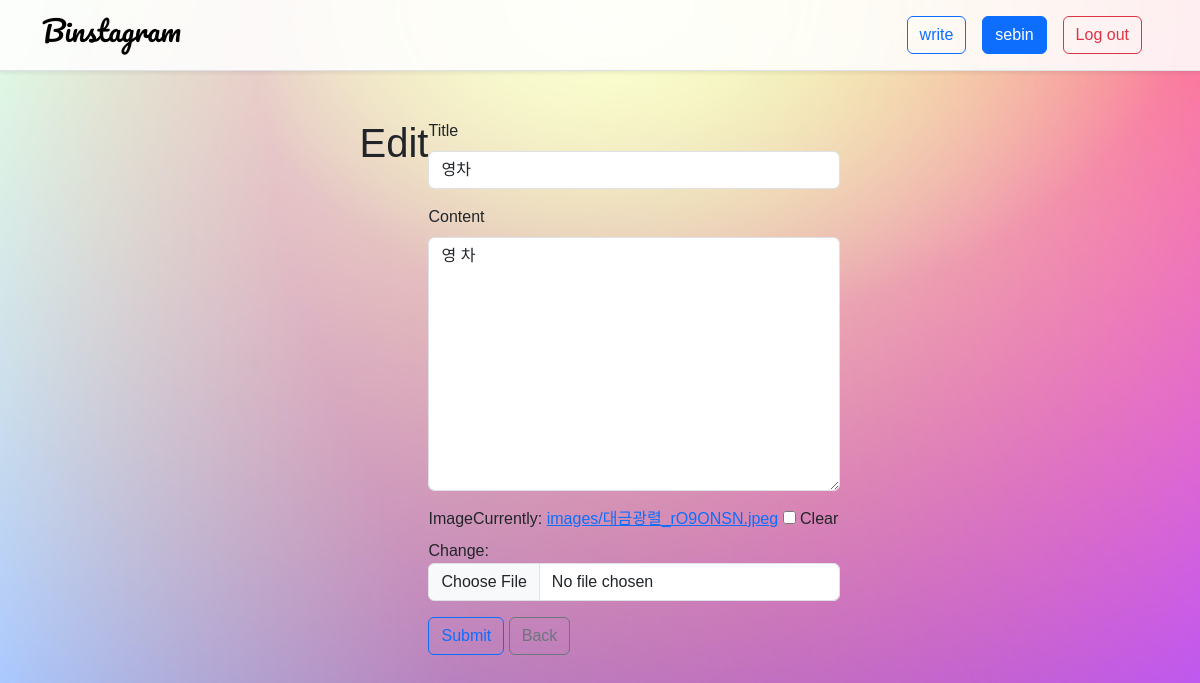
The page /9/update/ (signed in) on the database its author committed.
### accounts/models.py (models this page shows)
class User(AbstractUser):
    pass

### articles/models.py (models this page shows)
class Article(models.Model):
    title = models.CharField(max_length=80)
    content = models.TextField()
    created_at = models.DateTimeField(auto_now_add=True)
    image = ProcessedImageField(
        upload_to='images/',
        blank=True,
        processors=[ResizeToFill(500,500)],
        format='JPEG',
        options={'quality':80}
        )
    user = models.ForeignKey(settings.AUTH_USER_MODEL, on_delete=models.CASCADE)

### articles/views.py (the view)
# urls.py: path('<int:pk>/update/', views.update, name='update'),
@login_required
def update(request, pk):
    article = Article.objects.get(pk=pk)
    if request.user == article.user:
        if request.method == 'POST':
            form = ArticleForm(request.POST, request.FILES, instance=article)
            if form.is_valid():
                article = form.save(commit=False)
                article.user = request.user
                article.save()
                messages.success(request, '글이 수정되었습니다.')
                return redirect('articles:detail', article.pk)
        else:
            form = ArticleForm(instance=article)
        context = {
            'form' : form
        }
        return render(request, 'articles/form.html', context)
    else:
        messages.warning(request, '작성자만 수정할 수 있습니다.')
        return redirect('articles:detail', article.pk)

### articles/forms.py
class ArticleForm(forms.ModelForm):
    class Meta:
        model = Article
        fields = ['title', 'content', 'image',]

### articles/templates/articles/form.html (shortened to what this page needs)
{% extends 'base.html' %}
{% load django_bootstrap5 %}
{% load static %}
{% block content %}
{% if request.resolver_match.url_name == 'create' %}
  <h1>write</h1>
  <form method="POST" enctype="multipart/form-data">
    {% csrf_token %}
    {% bootstrap_form form %}
    <input class="btn btn-outline-primary" type="submit" value="Submit">
    <a class="btn btn-outline-secondary" href="{% url 'articles:index' %}">Back</a>
  </form>
{% else %}
  <h1>Edit</h1>
  <form method="POST" enctype="multipart/form-data">
    {% bootstrap_form form %}
    <input class="btn btn-outline-primary" type="submit" value="Submit">
    <a class="btn btn-outline-secondary" href="{% url 'articles:index' %}">Back</a>
  </form>
{% endif %}
{% endblock %}

### templates/base.html (shortened to what this page needs)
{% load django_bootstrap5 %}
{% load static %}
<!DOCTYPE html>
<html lang="en">
<head>
  <link rel="stylesheet" href="{% static 'css/style.css' %}">
  {% bootstrap_css %}
</head>
<body class="body bg-light">
  <nav class="shadow-sm sticky-top navbar navbar-expand-lg border-bottom" style="background-color: rgba(255, 255, 255, 0.871);">
    <div class="container">
      <a class="navbar-brand" href="{% url 'articles:index' %}"><h1 class="logo">Binstagram</h1></a>
      <div class="collapse navbar-collapse justify-content-end" id="navbarNav">
        <ul class="navbar-nav">
          {% if user.is_authenticated %}
          <li class="nav-item">
            <a class="btn btn-outline-primary me-3 my-2" href="{% url 'articles:create' %}">write</a>
          </li>
          <li class="nav-item me-3 my-2">
            <a class="btn btn-primary" href="{% url 'accounts:detail' user.pk %}">{{ user }}</a>
          </li>
          <li class="nav-item me-3 my-2">
            <a class="btn btn-outline-danger" href="{% url 'accounts:logout' %}">Log out</a>
          </li>
          {% endif %}
        </ul>
      </div>
    </div>
  </nav>
  <div class="container d-flex justify-content-center mt-5">
  {% block content %}
  {% endblock %}
  </div>
</body>
</html>

### static/css/style.css (style rules this page uses)
.body { font-family: 'Montserrat', sans-serif; font-family: 'Noto Sans KR', sans-serif; min-height: 100vh; width: 100vw; background-image: url('../images/2.jpg'); background-repeat : no-repeat; background-size : cover; }
.logo { font-size: 28px; font-family: 'Pacifico', cursive; }

### rows shown on the page
User: username "sebin"
Article: title "영차", content "영 차"
